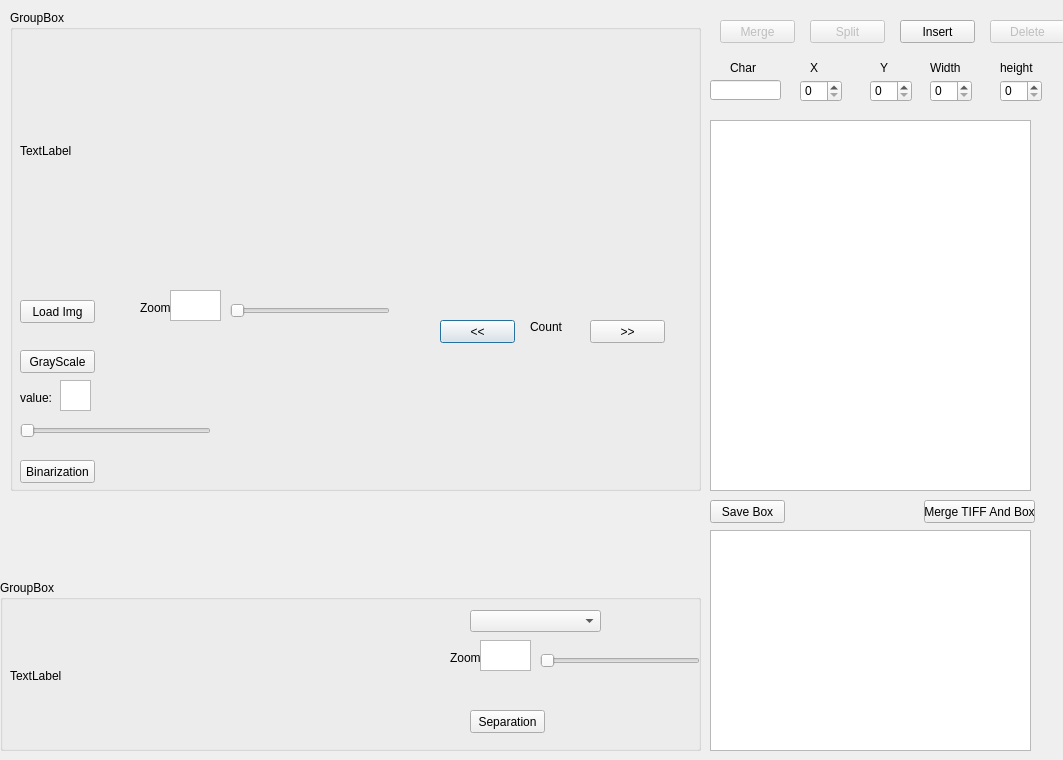
<?xml version="1.0" encoding="UTF-8"?>
<ui version="4.0">
 <class>ToolsClass</class>
 <widget class="QDialog" name="ToolsClass">
  <property name="geometry">
   <rect>
    <x>0</x>
    <y>0</y>
    <width>1063</width>
    <height>760</height>
   </rect>
  </property>
  <property name="windowTitle">
   <string>Tools</string>
  </property>
  <widget class="QGroupBox" name="groupBox">
   <property name="geometry">
    <rect>
     <x>10</x>
     <y>10</y>
     <width>691</width>
     <height>481</height>
    </rect>
   </property>
   <property name="title">
    <string>GroupBox</string>
   </property>
   <widget class="QLabel" name="lb_IMG">
    <property name="geometry">
     <rect>
      <x>10</x>
      <y>10</y>
      <width>671</width>
      <height>261</height>
     </rect>
    </property>
    <property name="text">
     <string>TextLabel</string>
    </property>
   </widget>
   <widget class="QTextEdit" name="Edit_Zoom">
    <property name="geometry">
     <rect>
      <x>160</x>
      <y>280</y>
      <width>51</width>
      <height>31</height>
     </rect>
    </property>
   </widget>
   <widget class="QSlider" name="hs_Num">
    <property name="geometry">
     <rect>
      <x>10</x>
      <y>410</y>
      <width>191</width>
      <height>22</height>
     </rect>
    </property>
    <property name="orientation">
     <enum>Qt::Horizontal</enum>
    </property>
   </widget>
   <widget class="QLabel" name="label">
    <property name="geometry">
     <rect>
      <x>10</x>
      <y>380</y>
      <width>31</width>
      <height>16</height>
     </rect>
    </property>
    <property name="text">
     <string>value:</string>
    </property>
   </widget>
   <widget class="QPushButton" name="btn_Load">
    <property name="geometry">
     <rect>
      <x>10</x>
      <y>290</y>
      <width>75</width>
      <height>23</height>
     </rect>
    </property>
    <property name="focusPolicy">
     <enum>Qt::NoFocus</enum>
    </property>
    <property name="text">
     <string>Load Img</string>
    </property>
   </widget>
   <widget class="QPushButton" name="btn_Bin">
    <property name="geometry">
     <rect>
      <x>10</x>
      <y>450</y>
      <width>75</width>
      <height>23</height>
     </rect>
    </property>
    <property name="focusPolicy">
     <enum>Qt::NoFocus</enum>
    </property>
    <property name="text">
     <string>Binarization</string>
    </property>
   </widget>
   <widget class="QTextEdit" name="Edit_Threshold">
    <property name="geometry">
     <rect>
      <x>50</x>
      <y>370</y>
      <width>31</width>
      <height>31</height>
     </rect>
    </property>
   </widget>
   <widget class="QLabel" name="label_2">
    <property name="geometry">
     <rect>
      <x>130</x>
      <y>290</y>
      <width>31</width>
      <height>16</height>
     </rect>
    </property>
    <property name="text">
     <string>Zoom:</string>
    </property>
   </widget>
   <widget class="QSlider" name="hs_Zoom">
    <property name="geometry">
     <rect>
      <x>220</x>
      <y>290</y>
      <width>160</width>
      <height>22</height>
     </rect>
    </property>
    <property name="orientation">
     <enum>Qt::Horizontal</enum>
    </property>
   </widget>
   <widget class="QPushButton" name="btn_GS">
    <property name="geometry">
     <rect>
      <x>10</x>
      <y>340</y>
      <width>75</width>
      <height>23</height>
     </rect>
    </property>
    <property name="focusPolicy">
     <enum>Qt::NoFocus</enum>
    </property>
    <property name="text">
     <string>GrayScale</string>
    </property>
   </widget>
   <widget class="QPushButton" name="btn_Up">
    <property name="geometry">
     <rect>
      <x>430</x>
      <y>310</y>
      <width>75</width>
      <height>23</height>
     </rect>
    </property>
    <property name="text">
     <string>&lt;&lt;</string>
    </property>
   </widget>
   <widget class="QPushButton" name="btn_Down">
    <property name="geometry">
     <rect>
      <x>580</x>
      <y>310</y>
      <width>75</width>
      <height>23</height>
     </rect>
    </property>
    <property name="text">
     <string>&gt;&gt;</string>
    </property>
   </widget>
   <widget class="QLabel" name="lb_Count">
    <property name="geometry">
     <rect>
      <x>520</x>
      <y>310</y>
      <width>47</width>
      <height>13</height>
     </rect>
    </property>
    <property name="text">
     <string>Count</string>
    </property>
   </widget>
  </widget>
  <widget class="QGroupBox" name="groupBox_2">
   <property name="geometry">
    <rect>
     <x>0</x>
     <y>580</y>
     <width>701</width>
     <height>171</height>
    </rect>
   </property>
   <property name="title">
    <string>GroupBox</string>
   </property>
   <widget class="QLabel" name="lb_ImgReport">
    <property name="geometry">
     <rect>
      <x>10</x>
      <y>20</y>
      <width>381</width>
      <height>151</height>
     </rect>
    </property>
    <property name="text">
     <string>TextLabel</string>
    </property>
   </widget>
   <widget class="QComboBox" name="cmb_Seg">
    <property name="geometry">
     <rect>
      <x>470</x>
      <y>30</y>
      <width>131</width>
      <height>22</height>
     </rect>
    </property>
   </widget>
   <widget class="QTextEdit" name="Edit_Zoom_Report">
    <property name="geometry">
     <rect>
      <x>480</x>
      <y>60</y>
      <width>51</width>
      <height>31</height>
     </rect>
    </property>
   </widget>
   <widget class="QLabel" name="label_3">
    <property name="geometry">
     <rect>
      <x>450</x>
      <y>70</y>
      <width>31</width>
      <height>16</height>
     </rect>
    </property>
    <property name="text">
     <string>Zoom:</string>
    </property>
   </widget>
   <widget class="QSlider" name="hs_Zoom_Report">
    <property name="geometry">
     <rect>
      <x>540</x>
      <y>70</y>
      <width>160</width>
      <height>22</height>
     </rect>
    </property>
    <property name="orientation">
     <enum>Qt::Horizontal</enum>
    </property>
   </widget>
   <widget class="QPushButton" name="btn_Seg">
    <property name="geometry">
     <rect>
      <x>470</x>
      <y>130</y>
      <width>75</width>
      <height>23</height>
     </rect>
    </property>
    <property name="focusPolicy">
     <enum>Qt::NoFocus</enum>
    </property>
    <property name="text">
     <string>Separation</string>
    </property>
   </widget>
  </widget>
  <widget class="QPushButton" name="btn_Merge">
   <property name="enabled">
    <bool>false</bool>
   </property>
   <property name="geometry">
    <rect>
     <x>720</x>
     <y>20</y>
     <width>75</width>
     <height>23</height>
    </rect>
   </property>
   <property name="focusPolicy">
    <enum>Qt::NoFocus</enum>
   </property>
   <property name="text">
    <string>Merge</string>
   </property>
  </widget>
  <widget class="QPushButton" name="btn_Split">
   <property name="enabled">
    <bool>false</bool>
   </property>
   <property name="geometry">
    <rect>
     <x>810</x>
     <y>20</y>
     <width>75</width>
     <height>23</height>
    </rect>
   </property>
   <property name="focusPolicy">
    <enum>Qt::NoFocus</enum>
   </property>
   <property name="text">
    <string>Split</string>
   </property>
  </widget>
  <widget class="QPushButton" name="btn_Insert">
   <property name="geometry">
    <rect>
     <x>900</x>
     <y>20</y>
     <width>75</width>
     <height>23</height>
    </rect>
   </property>
   <property name="focusPolicy">
    <enum>Qt::NoFocus</enum>
   </property>
   <property name="text">
    <string>Insert</string>
   </property>
  </widget>
  <widget class="QPushButton" name="btn_Delete">
   <property name="enabled">
    <bool>false</bool>
   </property>
   <property name="geometry">
    <rect>
     <x>990</x>
     <y>20</y>
     <width>75</width>
     <height>23</height>
    </rect>
   </property>
   <property name="focusPolicy">
    <enum>Qt::NoFocus</enum>
   </property>
   <property name="text">
    <string>Delete</string>
   </property>
  </widget>
  <widget class="QTableView" name="LV_List">
   <property name="geometry">
    <rect>
     <x>710</x>
     <y>120</y>
     <width>321</width>
     <height>371</height>
    </rect>
   </property>
  </widget>
  <widget class="QSpinBox" name="SB_X">
   <property name="geometry">
    <rect>
     <x>800</x>
     <y>80</y>
     <width>42</width>
     <height>22</height>
    </rect>
   </property>
  </widget>
  <widget class="QSpinBox" name="SB_Y">
   <property name="geometry">
    <rect>
     <x>870</x>
     <y>80</y>
     <width>42</width>
     <height>22</height>
    </rect>
   </property>
  </widget>
  <widget class="QSpinBox" name="SB_Width">
   <property name="geometry">
    <rect>
     <x>930</x>
     <y>80</y>
     <width>42</width>
     <height>22</height>
    </rect>
   </property>
  </widget>
  <widget class="QSpinBox" name="SB_Height">
   <property name="geometry">
    <rect>
     <x>1000</x>
     <y>80</y>
     <width>42</width>
     <height>22</height>
    </rect>
   </property>
  </widget>
  <widget class="QLabel" name="label_4">
   <property name="geometry">
    <rect>
     <x>810</x>
     <y>60</y>
     <width>21</width>
     <height>16</height>
    </rect>
   </property>
   <property name="text">
    <string>X</string>
   </property>
  </widget>
  <widget class="QLabel" name="label_5">
   <property name="geometry">
    <rect>
     <x>880</x>
     <y>60</y>
     <width>21</width>
     <height>16</height>
    </rect>
   </property>
   <property name="text">
    <string>Y</string>
   </property>
  </widget>
  <widget class="QLabel" name="label_6">
   <property name="geometry">
    <rect>
     <x>930</x>
     <y>60</y>
     <width>31</width>
     <height>16</height>
    </rect>
   </property>
   <property name="text">
    <string>Width</string>
   </property>
  </widget>
  <widget class="QLabel" name="label_7">
   <property name="geometry">
    <rect>
     <x>1000</x>
     <y>60</y>
     <width>41</width>
     <height>16</height>
    </rect>
   </property>
   <property name="text">
    <string>height</string>
   </property>
  </widget>
  <widget class="QLabel" name="LB_Char">
   <property name="geometry">
    <rect>
     <x>730</x>
     <y>60</y>
     <width>31</width>
     <height>16</height>
    </rect>
   </property>
   <property name="text">
    <string>Char</string>
   </property>
  </widget>
  <widget class="QPushButton" name="btn_Save">
   <property name="geometry">
    <rect>
     <x>710</x>
     <y>500</y>
     <width>75</width>
     <height>23</height>
    </rect>
   </property>
   <property name="focusPolicy">
    <enum>Qt::NoFocus</enum>
   </property>
   <property name="text">
    <string>Save Box</string>
   </property>
  </widget>
  <widget class="QPushButton" name="btn_MergeBox">
   <property name="geometry">
    <rect>
     <x>924</x>
     <y>500</y>
     <width>111</width>
     <height>23</height>
    </rect>
   </property>
   <property name="focusPolicy">
    <enum>Qt::NoFocus</enum>
   </property>
   <property name="text">
    <string>Merge TIFF And Box</string>
   </property>
  </widget>
  <widget class="QTextEdit" name="Edit_Log">
   <property name="geometry">
    <rect>
     <x>710</x>
     <y>530</y>
     <width>321</width>
     <height>221</height>
    </rect>
   </property>
  </widget>
  <widget class="QLineEdit" name="Edit_Char">
   <property name="geometry">
    <rect>
     <x>710</x>
     <y>80</y>
     <width>71</width>
     <height>20</height>
    </rect>
   </property>
  </widget>
 </widget>
 <layoutdefault spacing="6" margin="11"/>
 <resources>
  <include location="Tools.qrc"/>
 </resources>
 <connections/>
</ui>
